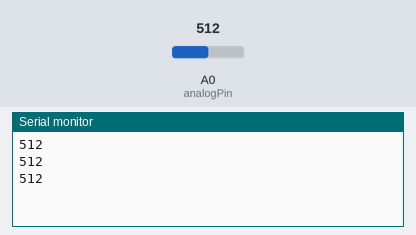
Simulated run of this sketch. Board: Arduino Uno, built with avr-gcc and run on an emulated ATmega328P. On the bench: the last lines printed to the serial monitor. Inputs (shaded band) come from the test bench; at power-on: A0 (analogPin) = 512.

Above: at 1.3 s.
1.4 s: A0 (analogPin) set to 716
At 1.9 s:
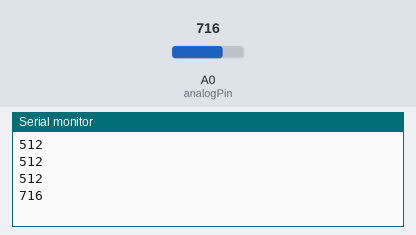
2.9 s: A0 (analogPin) set to 900
At 3.4 s:
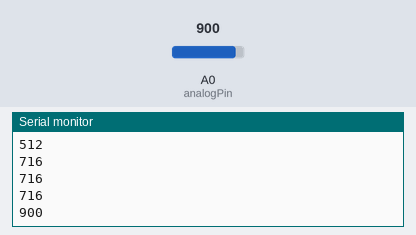
Timing chart, 0 to 5.9 s (numbered marks = the images above; inputs shaded):
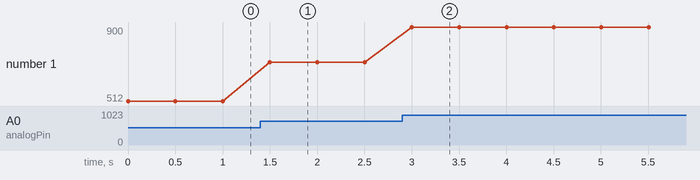

The sketch:

sketch_mar27b.ino
```cpp
/*
  ASCII-decoder
  Door Jonas Meeuws
*/

int analogPin = 0; //Index of analog pin used ex. '0' for A0
long rate = 9600;
long minDelay = 1; //Script period in ms

void setup() {  //Hook at boot finish
  pinMode(analogPin, INPUT);
  Serial.begin(rate);
}

void loop() { //Constantly triggering hook
  Serial.println(analogRead(analogPin));
  delay(500);
}
```

Measured:
- after the input at 1.4 s, the serial monitor: prints a new line after 0.10 s (image 1)
- after the input at 2.9 s, the serial monitor: prints a new line after 0.10 s (image 2)
- plotted number 1: 512 → 716 after the input at 1.4 s, 716 → 900 after the input at 2.9 s
